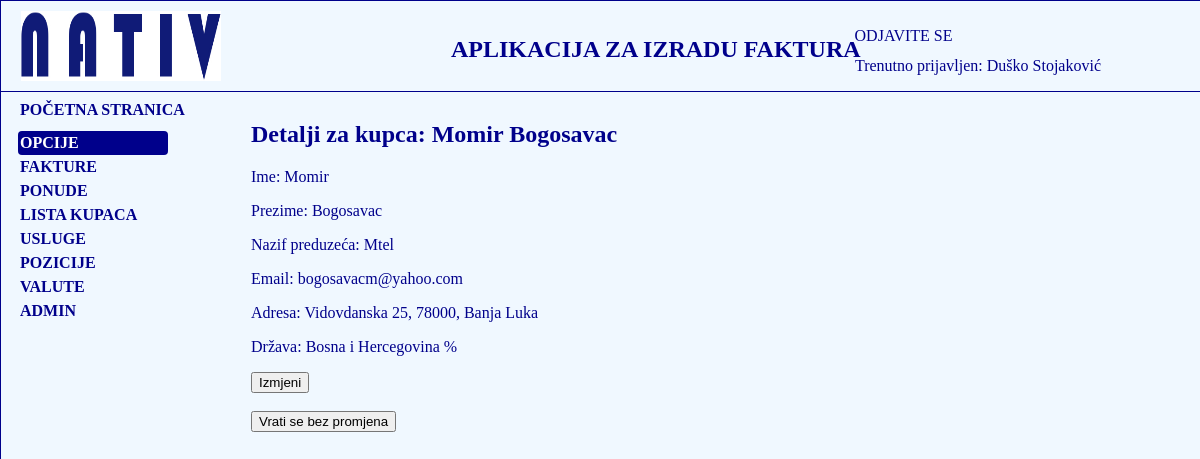
The app's page /fakture/kupac/3/ (signed in) with its own data.
### fakture/models.py (models this page shows, shortened)
class Korisnik(AbstractBaseUser):
    email = models.EmailField(verbose_name="email", max_length=60, unique=True)
    username = models.CharField(max_length=30, unique=True)
    date_joined = models.DateTimeField(verbose_name='date joined', auto_now_add=True)
    last_login = models.DateTimeField(verbose_name='last login', auto_now=True)
    is_admin = models.BooleanField(default=False)
    is_active = models.BooleanField(default=True)
    is_staff = models.BooleanField(default=False)
    is_superuser = models.BooleanField(default=False)
    ime = models.CharField(max_length=50)
    prezime = models.CharField(max_length=50)
    ime_oca = models.CharField(max_length=50)
    godina_rodjenja = models.DateField(blank=True, null=True)
    mjesto_rodjenja = models.CharField(max_length=50)
    mjesto_prebivalista = models.CharField(max_length=50)
    adresa = models.CharField(max_length=50)
    postanski_broj = models.CharField(max_length=50)
    telefon = models.CharField(max_length=50)
    naziv_preduzeca =  models.CharField(max_length=250, blank=True, null=True)
    adresa_preduzeca = models.CharField(max_length=250, blank=True, null=True)
    mjesto_preduzeca = models.CharField(max_length=250, blank=True, null=True)
    postanski_broj_preduzeca = models.CharField(max_length=250, blank=True, null=True)
    IBAN =  models.CharField(max_length=250, blank=True, null=True,default='BA395620998146211620')
    SWIFT_BIC = models.CharField(max_length=50, blank=True, null=True, default='RAZBBA22')
    telefon_mobilni = models.CharField(max_length=50, blank=True, null=True)
    fax = models.CharField(max_length=50, blank=True, null=True)
    zvanje = models.CharField(max_length=150, blank=True, null=True)
    pozicija = models.CharField(max_length=150, blank=True, null=True)
    email_preduzeca = models.EmailField(verbose_name="Email preduzeca", max_length=60, unique=True, blank=True, null=True)
    web_stranica = models.URLField(blank=True, null=True)
    banka_racun =  models.CharField(max_length=150, blank=True, null=True)
    profilna_slika = models.ImageField(upload_to='slike', blank=True, null=True)
    IZBOR_DRZAVE = (
        ('Bosna i Hercegovina', 'Bosna i Hercegovina'),
        ('Germany', 'Germany'),
        ('Poland', 'Poland')
    )
    drzava = models.CharField(max_length=50, choices=IZBOR_DRZAVE, blank=True, null=True)
    USERNAME_FIELD = 'email'
    REQUIRED_FIELDS = ['username']
    objects = MyKorisnikManager()

class Kupac(models.Model):
    ime = models.CharField(max_length=50)
    prezime = models.CharField(max_length=50)
    naziv_firme = models.CharField(max_length=100)
    email = models.EmailField(blank=True, null=True)
    lokacija_grad = models.CharField(max_length=50)
    adresa_kupca = models.CharField(max_length=150)
    postanski_broj = models.CharField(max_length=50)
    IZBOR_DRZAVE = (
        ('Bosna i Hercegovina', 'Bosna i Hercegovina'),
        ('Germany', 'Germany'),
        ('Poland', 'Poland')
    )
    drzava = models.CharField(max_length=50, choices=IZBOR_DRZAVE, null=True, blank=True)

### fakture/views.py (the view)
# urls.py: path('kupac/<int:pk>/', views.KupacDetalji.as_view(), name='kupac-detalji'),
class KupacDetalji(LoginRequiredMixin, DetailView):
    model = Kupac
    template_name = 'fakture/kupac_detalji.html'

### fakture/templates/fakture/kupac_detalji.html (shortened to what this page needs)
{% extends 'fakture/base_nativ.html' %}
{% block fakture %}
    {% if kupac %}
    <h2>Detalji za kupca: {{ kupac.ime }} {{ kupac.prezime }}</h2>
    <p>Ime: {{ kupac.ime }}</p>
    <p>Prezime: {{ kupac.prezime }}</p>
    <p>Nazif preduzeća: {{ kupac.naziv_firme }}</p>
    <p>Email: {{ kupac.email }}</p>
    <p>Adresa: {{ kupac.adresa_kupca }}, {{ kupac.postanski_broj }}, {{ kupac.lokacija_grad }}</p>
    <p>Država: {{ kupac.drzava }} %</p>
    <form action="{% url 'fakture:kupac-update' kupac.pk %}">
    <input type="submit" value="Izmjeni">
    </form>
    <br>
        <form>
        <button formaction="{% url 'fakture:lista-kupci' %}">Vrati se bez promjena</button>
            </form>
    {% endif %}
{% endblock %}

### fakture/templates/fakture/base_nativ.html (shortened to what this page needs)
<!DOCTYPE html>
{% load static %}
<html lang="en">
<head>
    <link rel="stylesheet" href="{% static 'css/base_nativ.css' %}">
</head>
<body>
<div class="glavni-nativ">
<header id="header">
    <div id="logo">
        <img src="{% static 'slike/logo_nativ.png' %}" alt="Slika Nativ logo">
    </div>
    <h2>APLIKACIJA ZA IZRADU FAKTURA</h2>
    <div id="login">
        {% if user.is_authenticated %}
            <p><a href="{% url 'logout' %}?next={{ request.path }}">ODJAVITE SE</a></p>
        {% else %}
            <p><a href="{% url 'login' %}?next={{ request.path }}">PRIJAVITE SE</a> </p>
        {% endif %}
    </div>
    <div class="trenutno-prijavljen">
        {% if user.is_authenticated %}
            <p>Trenutno prijavljen: {{ user.ime }} {{ user.prezime }}</p>
        {% else %}
            <p></p>
        {% endif %}
    </div>
</header>
<p id="pocetna"><a href="{% url 'fakture:index' %}">POČETNA STRANICA</a></p>
{% if user.is_authenticated %}
<div class="navigacija">
    <nav class="navigacija-sadrzaj">
        <ul>
            <li id="opcije">OPCIJE</li>
            <li><a href="{% url 'fakture:lista_fakturi' %}">FAKTURE</a></li>
            <li><a href="{% url 'fakture:ponuda-lista' %}">PONUDE</a></li>
            <li><a href="{% url 'fakture:lista-kupci' %}">LISTA KUPACA</a></li>
            <li><a href="{% url 'fakture:usluge-lista' %}">USLUGE</a></li>
            <li><a href="{% url 'fakture:usluge-lista' %}">POZICIJE</a></li>
             <li><a href="{% url 'fakture:kreiraj-valutu' %}">VALUTE</a></li>
            {% if user.is_superuser %}
            <li><a href="{% url 'admin:index' %}">ADMIN</a></li>
                {% endif %}
        </ul>
    </nav>
</div>
{% endif %}
<div class="fakture">{% block fakture %}{% endblock %}</div>
</div>
</body>
</html>

### fakture/static/css/base_nativ.css (style rules this page uses)
body { margin: 0; padding: 0; }
.glavni-nativ { position: absolute; margin: 0; width: 100%; height: 7500px; background-color: aliceblue; border: darkblue solid 1px; }
#header { position: absolute; height: 90px; width: 100%; border: darkblue solid 1px; border-top-width: 0; border-left-width: 0; border-right-width: 0; }
#logo { position: absolute; margin-top: 10px; margin-left: 20px; width: 200px; height: 70px; }
#logo img { width: 200px; height: 70px; margin: 0; }
#header h2 { position: absolute; top: 15px; left: 450px; color: darkblue; }
#login { position: absolute; top: 10px; right: 248.5px; }
#login a { text-decoration: none; color: darkblue; }
.trenutno-prijavljen { position: absolute; top: 40px; right: 100px; color: darkblue; }
.navigacija { position: absolute; height: auto; width: 150px; top: 130px; left: 17px; }
.navigacija-sadrzaj li { list-style: none; margin: 0; padding: 3px 0 3px 2px; text-align: left; color: darkblue; font-weight: bold; }
.navigacija-sadrzaj ul { display: block; margin: 0; padding: 0; }
.navigacija-sadrzaj a { text-decoration: none; color: darkblue; font-weight: bold; }
#opcije { background-color: darkblue; color: white; border-radius: 4px; }
#pocetna { position: absolute; height: auto; margin: 0; top: 100px; left: 19px; }
#pocetna a { text-decoration: none; color: darkblue; font-weight: bold; }
.fakture { position: absolute; top: 100px; left: 250px; color: darkblue; margin: 0; width: auto; }

### records on screen
Korisnik: ime "Duško", prezime "Stojaković"
Kupac: ime "Momir", prezime "Bogosavac", naziv_firme "Mtel", email "bogosavacm@yahoo.com", adresa_kupca "Vidovdanska 25", postanski_broj "78000", lokacija_grad "Banja Luka", drzava "Bosna i Hercegovina"
